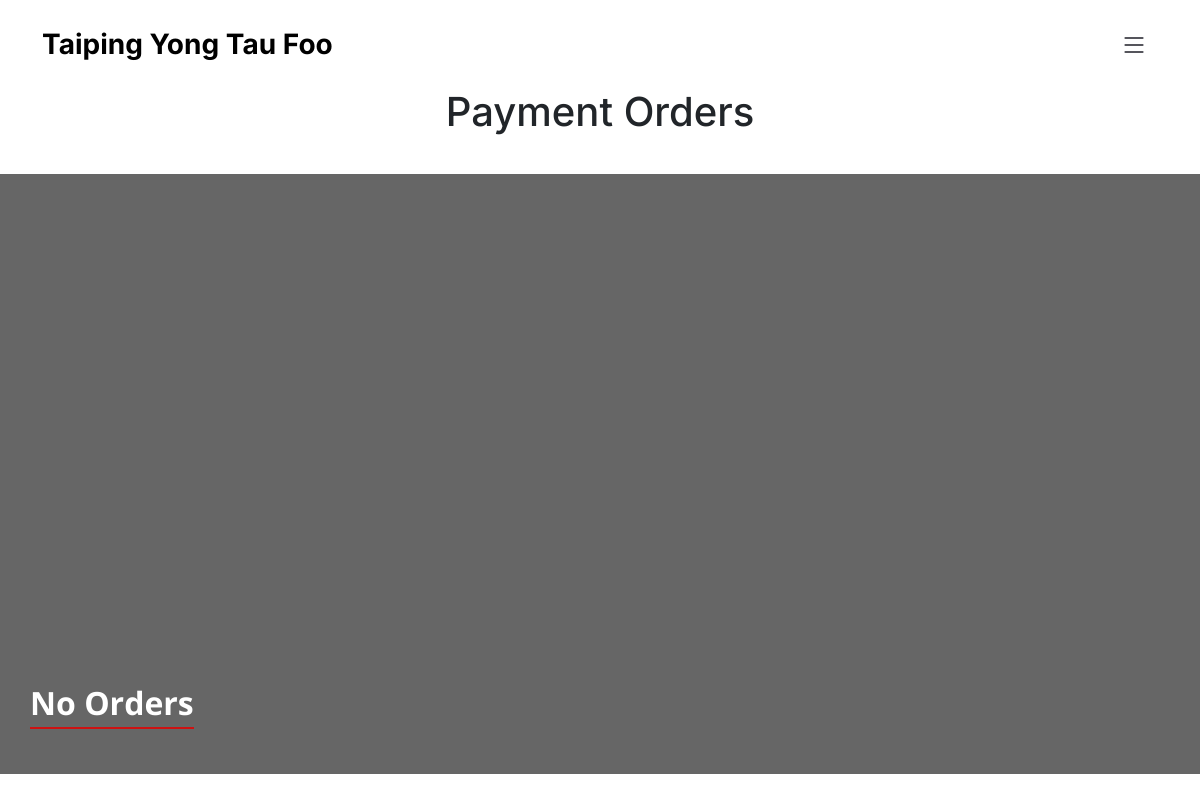
Before: /adminpo2.php with the older database file.
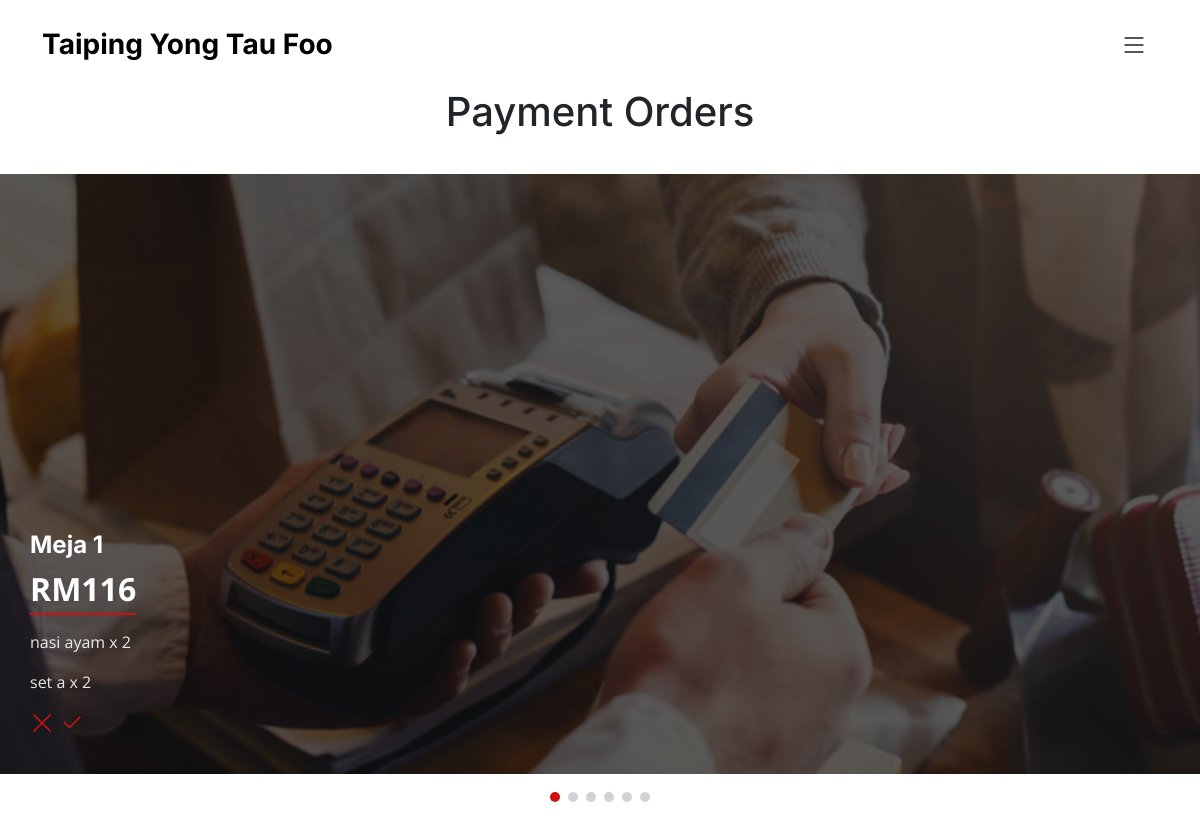
After: the same page with the newer database file.
### tables this page shows
CREATE TABLE IF NOT EXISTS `pesanan` (
  `id` int(8) NOT NULL AUTO_INCREMENT,
  `ref` varchar(255) NOT NULL,
  `tablen` int(8) NOT NULL,
  `item` text NOT NULL,
  `name` text NOT NULL,
  `image` text NOT NULL,
  `quantity` text NOT NULL,
  `tquantity` text NOT NULL,
  `price` text NOT NULL,
  `tprice` text NOT NULL,
  `timedate` text NOT NULL,
  `foodstate` int(11) NOT NULL,
  PRIMARY KEY (`id`)
);

### assets/controller/dbcontroller.php (called while the page is built, shortened)
<?php
class DBController
{
	private $host = "localhost";
	private $user = "root";
	private $password = "";
	private $database = "pesanmakanan";
	private $conn;
	function __construct()
	{
		$this->conn = $this->connectDB();
	}
	function connectDB()
	{
		$conn = mysqli_connect($this->host, $this->user, $this->password, $this->database);
		return $conn;
	}
	function runQuery($query)
	{
		$result = mysqli_query($this->conn, $query);
		while ($row = mysqli_fetch_assoc($result)) {
			$resultset[] = $row;
		}
		if (!empty($resultset))
			return $resultset;
	}
}
?>

### adminpo2.php (the view, shortened to what this page needs)
<?php
require_once("assets/controller/dbcontroller.php");
$db_handle = new DBController();
?>
<!DOCTYPE html>
<html lang="en">
<head>
    <link href="assets/vendor/bootstrap/css/bootstrap.min.css" rel="stylesheet">
    <link href="assets/vendor/bootstrap-icons/bootstrap-icons.css" rel="stylesheet">
    <link href="assets/vendor/aos/aos.css" rel="stylesheet">
    <link href="assets/vendor/glightbox/css/glightbox.min.css" rel="stylesheet">
    <link href="assets/vendor/swiper/swiper-bundle.min.css" rel="stylesheet">
    <link href="assets/css/main.css" rel="stylesheet">
</head>
<body>
    <header id="header" class="header fixed-top d-flex align-items-center">
        <div class="container d-flex align-items-center justify-content-between">
            <a href="index.html" class="logo d-flex align-items-center me-auto me-lg-0">
                <h1>Taiping Yong Tau Foo</h1>
            </a>
            <i class="mobile-nav-toggle mobile-nav-show bi bi-list"></i>
        </div>
    </header>
    <main id="main">
        <section id="events" class="events">
            <div class="container-fluid" data-aos="fade-up">
                <div class="section-header">
                    <h1>Payment Orders</h1>
                </div>
                <div class="slides-1 swiper" data-aos="fade-up" data-aos-delay="100">
                    <div class="swiper-wrapper" id="data4">
                        <?php
                        $orders = $db_handle->runQuery("SELECT * FROM pesanan WHERE foodstate=3");
                        if (empty($orders)) { ?>
                        <div class="swiper-slide event-item d-flex flex-column justify-content-end">
                            <div class="price align-self-start">No Orders</div>
                        </div>
                        <?php
                        } else {
                            foreach ($orders as $order) { ?>
                        <div class="swiper-slide event-item d-flex flex-column justify-content-end"
                            style="background-image: url(assets/img/payment-systems.jpg)">
                            <h3>
                                <?php echo "Meja " . $order["tablen"] ?>
                            </h3>
                            <div class="price align-self-start">
                                <?php echo "RM" . $order["tprice"] ?>
                            </div>
                            <div class="row">
                                <?php
                                $namelist = json_decode($order["name"]);
                                $quantitylist = json_decode($order["quantity"]);
                                $quantityrow = 0;
                                foreach ($namelist as $name) { ?>
                                <p class="description">
                                    <?php echo $name . " x " . $quantitylist[$quantityrow] ?>
                                </p>
                                <?php } ?>
                                <h3><a href='?action=cancel&ref=<?php echo $order["ref"] ?>'><i
                                            class="bi bi-x-lg"></i></a> <a
                                        href='?action=paid&ref=<?php echo $order["ref"] ?>'><i
                                            class="bi bi-check2"></i></a></h3>
                            </div>
                        </div>
                        <?php }
                        } ?>
                    </div>
                    <div class="swiper-pagination"></div>
                </div>
            </div>
        </section>
    </main>
</body>
</html>

Changed rows visible on the page:
added pesanan: tablen "1", tprice "116", name "nasi ayam", quantity "2", name "set a"
Other visible differences:
text no longer shown: "No Orders"
